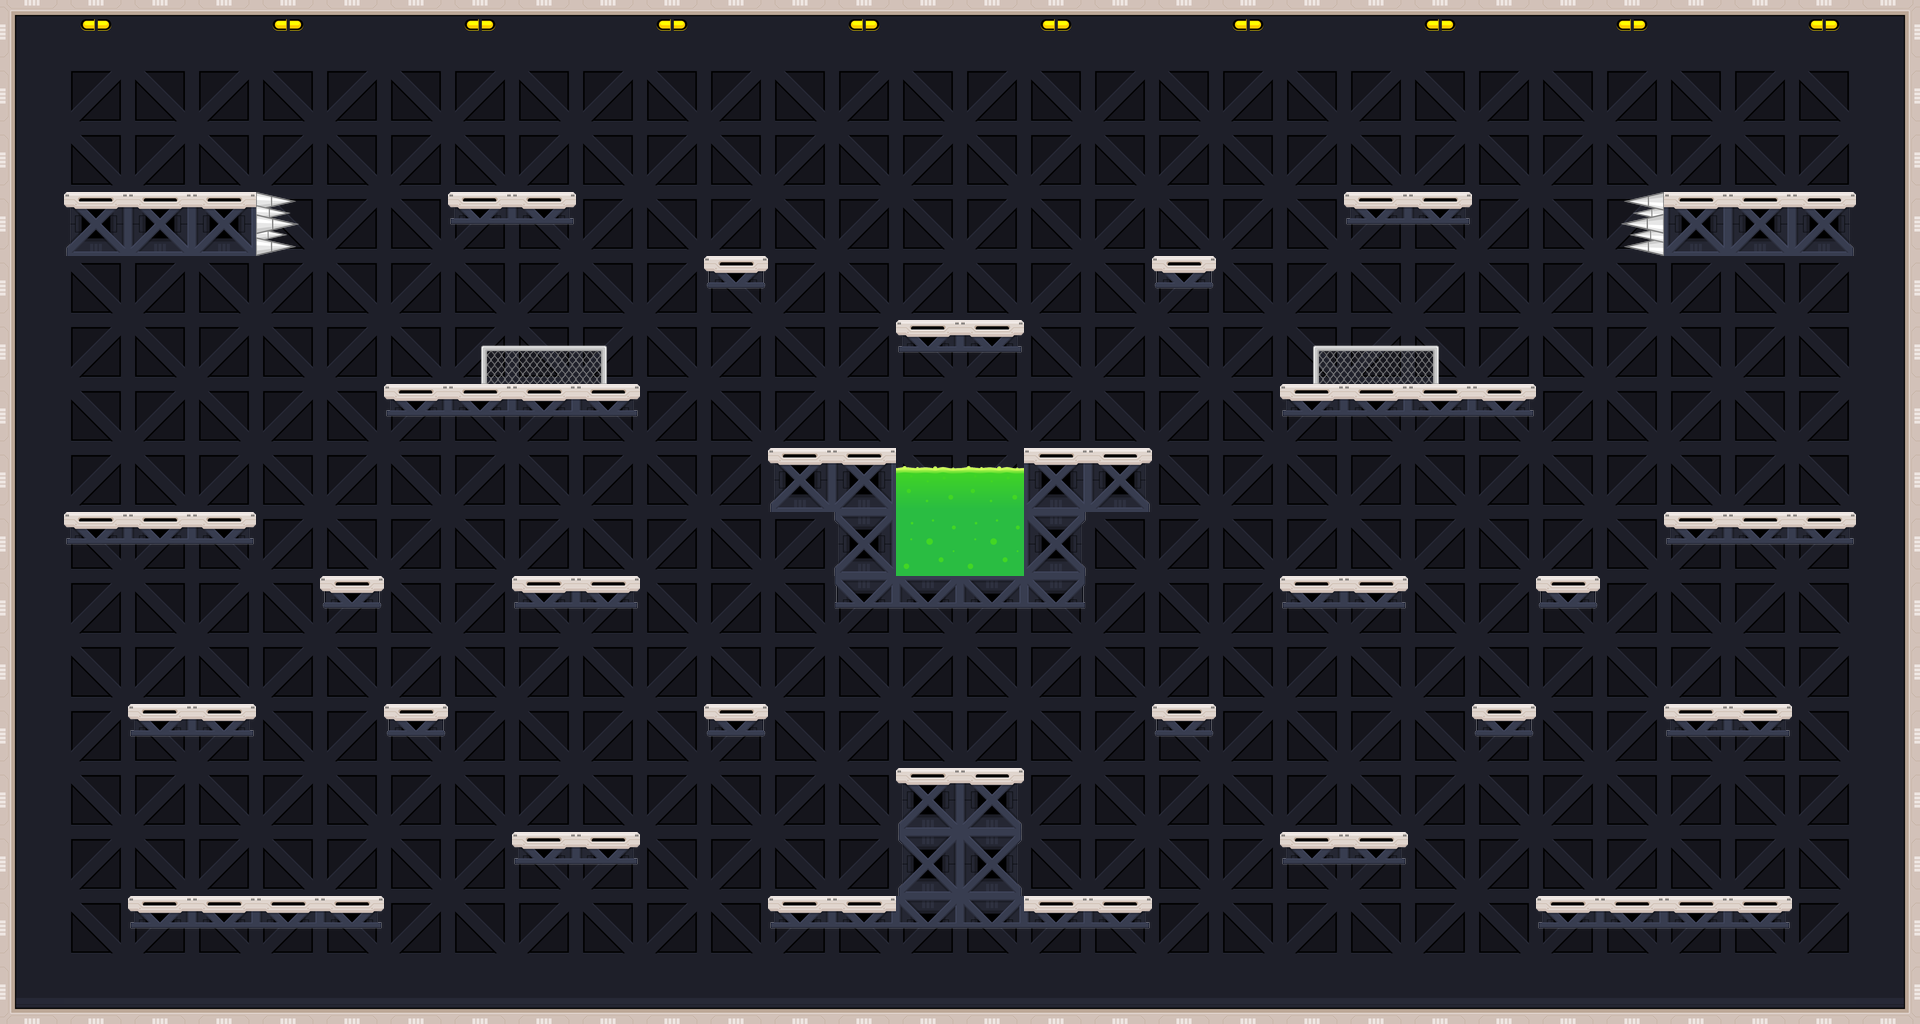

A 2D game scene composited from a Tiled map and its tileset images. What follows is a short description and the map's XML, with every tile layer's data as written:
An orthogonal 30x16 tile map with 64x64 px tiles, 2 tile layers (Background, Platform), 2 tilesets and 39 objects (16x platform, 14x border, 3x box, barrel_right, door_left, ...).

<map version="1.0" orientation="orthogonal" renderorder="right-down" width="30" height="16" tilewidth="64" tileheight="64" nextobjectid="10">
 <tileset firstgid="1" name="tiles" tilewidth="64" tileheight="64" tilecount="40" columns="8">
  <image source="level/tiles.png" width="512" height="320" />
  <tile id="2">
   <objectgroup draworder="index">
    <object id="1" type="border" x="0" y="0" width="64" height="15" />
   </objectgroup>
  </tile>
  <tile id="3">
   <objectgroup draworder="index">
    <object id="1" type="border" x="0" y="0" width="64" height="15" />
   </objectgroup>
  </tile>
  <tile id="4">
   <objectgroup draworder="index">
    <object id="4" type="border" x="0" y="0" width="64" height="15" />
   </objectgroup>
  </tile>
  <tile id="9">
   <objectgroup draworder="index">
    <object id="1" type="border" x="0" y="49" width="64" height="15" />
   </objectgroup>
  </tile>
  <tile id="10">
   <objectgroup draworder="index">
    <object id="1" type="border" x="0" y="0" width="64" height="15" />
    <object id="2" type="border" x="0" y="0" width="15" height="64" />
   </objectgroup>
  </tile>
  <tile id="11">
   <objectgroup draworder="index">
    <object id="1" type="border" x="0" y="0" width="64" height="15" />
    <object id="2" type="border" x="49" y="0" width="15" height="64" />
   </objectgroup>
  </tile>
  <tile id="12">
   <objectgroup draworder="index">
    <object id="1" type="border" x="49" y="0" width="15" height="64" />
    <object id="3" type="border" x="0" y="49" width="64" height="15" />
   </objectgroup>
  </tile>
  <tile id="13">
   <objectgroup draworder="index">
    <object id="3" type="border" x="0" y="0" width="15" height="64" />
    <object id="4" type="border" x="0" y="49" width="64" height="15" />
   </objectgroup>
  </tile>
  <tile id="14">
   <objectgroup draworder="index">
    <object id="1" type="border" x="0" y="0" width="15" height="64" />
   </objectgroup>
  </tile>
  <tile id="15">
   <objectgroup draworder="index">
    <object id="1" type="border" x="49" y="0" width="15" height="64" />
   </objectgroup>
  </tile>
  <tile id="16">
   <objectgroup draworder="index">
    <object id="1" type="box" x="0" y="2" width="64" height="60" />
    <object id="2" type="box" x="2" y="0" width="60" height="64" />
   </objectgroup>
  </tile>
  <tile id="17">
   <objectgroup draworder="index">
    <object id="1" type="box" x="0" y="7">
     <polygon points="0,0 9,-7 55,-7 64,0 64,49 55,57 9,57 0,49" />
    </object>
   </objectgroup>
  </tile>
  <tile id="25">
   <objectgroup draworder="index">
    <object id="1" type="platform" x="2" y="0" width="62" height="15" />
    <object id="2" type="platform" x="0" y="2" width="3" height="11" />
   </objectgroup>
  </tile>
  <tile id="26">
   <objectgroup draworder="index">
    <object id="1" type="platform" x="0" y="0" width="64" height="15" />
   </objectgroup>
  </tile>
  <tile id="27">
   <objectgroup draworder="index">
    <object id="1" type="platform" x="0" y="0" width="62" height="15" />
    <object id="2" type="platform" x="61" y="2" width="3" height="11" />
   </objectgroup>
  </tile>
  <tile id="31">
   <objectgroup draworder="index">
    <object id="1" type="platform" x="0" y="0" width="20" height="11" />
    <object id="2" type="platform" x="0" y="10" width="17" height="5" />
   </objectgroup>
  </tile>
  <tile id="32">
   <objectgroup draworder="index">
    <object id="1" type="platform" x="44" y="0" width="20" height="11" />
    <object id="2" type="platform" x="47" y="10" width="17" height="5" />
   </objectgroup>
  </tile>
  <tile id="36">
   <objectgroup draworder="index">
    <object id="1" type="platform" x="2" y="0" width="62" height="15" />
    <object id="2" type="platform" x="0" y="2" width="3" height="11" />
   </objectgroup>
  </tile>
  <tile id="37">
   <objectgroup draworder="index">
    <object id="1" type="platform" x="0" y="0" width="64" height="15" />
   </objectgroup>
  </tile>
  <tile id="38">
   <objectgroup draworder="index">
    <object id="1" type="platform" x="0" y="0" width="62" height="15" />
    <object id="2" type="platform" x="61" y="2" width="3" height="11" />
   </objectgroup>
  </tile>
  <tile id="39">
   <objectgroup draworder="index">
    <object id="1" type="platform" x="2" y="0" width="60" height="15" />
    <object id="2" type="platform" x="0" y="2" width="64" height="11" />
   </objectgroup>
  </tile>
 </tileset>
 <tileset firstgid="41" name="objects" tilewidth="64" tileheight="128" tilecount="7" columns="0">
  <tile id="7">
   <image width="64" height="64" source="level/barrel1.png" />
  </tile>
  <tile id="8">
   <image width="64" height="64" source="level/barrel2.png" />
  </tile>
  <tile id="9">
   <image width="64" height="64" source="level/box.png" />
  </tile>
  <tile id="10">
   <image width="64" height="128" source="level/door1.png" />
  </tile>
  <tile id="11">
   <image width="64" height="128" source="level/door2.png" />
  </tile>
  <tile id="12">
   <image width="64" height="128" source="level/door3.png" />
  </tile>
  <tile id="13">
   <image width="64" height="64" source="level/saw.png" />
  </tile>
 </tileset>
 <layer name="Background" width="30" height="16">
  <data encoding="csv">
11,4,5,5,4,5,5,4,5,5,4,5,5,4,5,5,4,5,5,4,5,5,4,5,5,4,5,5,4,12,
15,9,8,9,8,9,8,9,8,9,8,9,8,9,8,9,8,9,8,9,8,9,8,9,8,9,8,9,8,16,
15,8,9,8,9,8,9,8,9,8,9,8,9,8,9,8,9,8,9,8,9,8,9,8,9,8,9,8,9,16,
15,9,8,9,8,9,8,9,8,9,8,9,8,9,8,9,8,9,8,9,8,9,8,9,8,9,8,9,8,16,
15,8,9,8,9,8,9,8,9,8,9,8,9,8,9,8,9,8,9,8,9,8,9,8,9,8,9,8,9,16,
15,9,8,9,8,9,8,9,8,9,8,9,8,9,8,9,8,9,8,9,8,9,8,9,8,9,8,9,8,16,
15,8,9,8,9,8,9,8,9,8,9,8,9,8,9,8,9,8,9,8,9,8,9,8,9,8,9,8,9,16,
15,9,8,9,8,9,8,9,8,9,8,9,8,9,8,9,8,9,8,9,8,9,8,9,8,9,8,9,8,16,
15,8,9,8,9,8,9,8,9,8,9,8,9,8,9,8,9,8,9,8,9,8,9,8,9,8,9,8,9,16,
15,9,8,9,8,9,8,9,8,9,8,9,8,9,8,9,8,9,8,9,8,9,8,9,8,9,8,9,8,16,
15,8,9,8,9,8,9,8,9,8,9,8,9,8,9,8,9,8,9,8,9,8,9,8,9,8,9,8,9,16,
15,9,8,9,8,9,8,9,8,9,8,9,8,9,8,9,8,9,8,9,8,9,8,9,8,9,8,9,8,16,
15,8,9,8,9,8,9,8,9,8,9,8,9,8,9,8,9,8,9,8,9,8,9,8,9,8,9,8,9,16,
15,9,8,9,8,9,8,9,8,9,8,9,8,9,8,9,8,9,8,9,8,9,8,9,8,9,8,9,8,16,
15,8,9,8,9,8,9,8,9,8,9,8,9,8,9,8,9,8,9,8,9,8,9,8,9,8,9,8,9,16,
14,10,10,10,10,10,10,10,10,10,10,10,10,10,10,10,10,10,10,10,10,10,10,10,10,10,10,10,10,13
</data>
 </layer>
 <objectgroup name="Objects">
  <object id="3" name="barrel_right" gid="48" x="1344" y="384" width="64" height="64" />
  <object id="5" name="door_left" gid="51" x="128" y="512" width="64" height="128" />
  <object id="6" name="door_right" gid="51" x="1728" y="512" width="64" height="128" />
  <object id="7" name="box_right" gid="50" x="1600" y="896" width="64" height="64" />
  <object id="8" name="box_left" gid="50" x="256" y="896" width="64" height="64" />
  <object id="9" name="barrel_left" gid="49" x="512" y="384" width="64" height="64" />
 </objectgroup>
 <layer name="Platform" width="30" height="16">
  <data encoding="csv">
0,0,0,0,0,0,0,0,0,0,0,0,0,0,0,0,0,0,0,0,0,0,0,0,0,0,0,0,0,0,
0,0,0,0,0,0,0,0,0,0,0,0,0,0,0,0,0,0,0,0,0,0,0,0,0,0,0,0,0,0,
0,0,0,0,0,0,0,0,0,0,0,0,0,0,0,0,0,0,0,0,0,0,0,0,0,0,0,0,0,0,
0,26,27,27,22,0,0,37,39,0,0,0,0,0,0,0,0,0,0,0,0,37,39,0,0,24,27,27,28,0,
0,0,0,0,0,0,0,0,0,0,0,40,0,0,0,0,0,0,40,0,0,0,0,0,0,0,0,0,0,0,
0,0,0,0,0,0,0,19,20,21,0,0,0,0,37,39,0,0,0,0,19,20,21,0,0,0,0,0,0,0,
0,0,0,0,0,0,37,38,38,39,0,0,0,0,0,0,0,0,0,0,37,38,38,39,0,0,0,0,0,0,
0,0,0,0,0,0,0,0,0,0,0,0,26,27,1,1,27,28,0,0,0,0,0,0,0,0,0,0,0,0,
0,37,38,39,0,0,0,0,0,0,0,0,0,29,2,2,31,0,0,0,0,0,0,0,0,0,37,38,39,0,
0,0,0,0,0,40,0,0,37,39,0,0,0,34,35,35,36,0,0,0,37,39,0,0,40,0,0,0,0,0,
0,0,0,0,0,0,0,0,0,0,0,0,0,0,0,0,0,0,0,0,0,0,0,0,0,0,0,0,0,0,
0,0,37,39,0,0,40,0,0,0,0,40,0,0,0,0,0,0,40,0,0,0,0,40,0,0,37,39,0,0,
0,0,0,0,0,0,0,0,0,0,0,0,0,0,26,28,0,0,0,0,0,0,0,0,0,0,0,0,0,0,
0,0,0,0,0,0,0,0,37,39,0,0,0,0,29,31,0,0,0,0,37,39,0,0,0,0,0,0,0,0,
0,0,37,38,38,39,0,0,0,0,0,0,37,38,35,35,38,39,0,0,0,0,0,0,37,38,38,39,0,0,
0,0,0,0,0,0,0,0,0,0,0,0,0,0,0,0,0,0,0,0,0,0,0,0,0,0,0,0,0,0
</data>
 </layer>
</map>